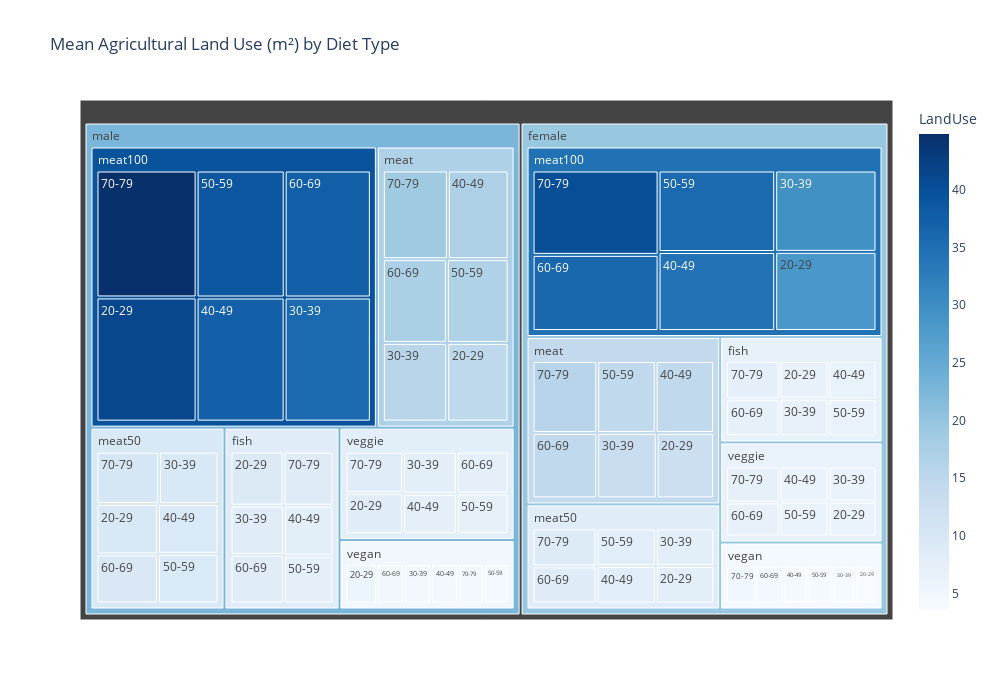

The code cell stored with this chart in its notebook:
### Code cell
plot_treemap('LandUse', 'Mean Agricultural Land Use (m²) by Diet Type')

### Figure 1 — Plotly figure (JSON) as saved in the notebook; plotly's stock layout.template omitted (floating-point values rounded to 4 significant figures)
{"data": [{"branchvalues": "total", "customdata": [[6.664], [9.11], [12.51], [14.87], [28.37], [41.18], [7.904], [9.832], [3.583], [5.542], [6.182], [8.29], [6.658], [8.327], [13.09], [15.58], [29.58], [35.68], [7.897], [9.836], [3.899], [4.693], [6.279], [7.923], [6.606], [7.89], [14.49], [17.11], [34.42], [37.27], [8.078], [9.521], [4.232], [4.669], [6.308], [7.56], [6.48], [7.533], [14.65], [16.69], [35.83], [38.64], [8.155], [9.537], [4.224], [4.309], [6.31], [7.281], [7.151], [8.236], [14.48], [17.32], [36.15], [37.4], [8.608], [9.625], [4.614], [4.764], [6.72], [7.503], [7.361], [8.564], [15.87], [18.98], [40.17], [44.82], [8.866], [10.41], [5.038], [4.555], [7.15], [8.257], [6.835], [8.306], [14.26], [16.83], [34.47], [39.36], [8.266], [9.803], [4.317], [4.786], [6.509], [7.82], [19.64], [22.64]], "domain": {"x": [0, 1], "y": [0, 1]}, "hovertemplate": "labels=%{label}<br>LandUse_sum=%{value}<br>parent=%{parent}<br>id=%{id}<br>LandUse=%{color}<extra></extra>", "ids": ["female/fish/20-29", "male/fish/20-29", "female/meat/20-29", "male/meat/20-29", "female/meat100/20-29", "male/meat100/20-29", "female/meat50/20-29", "male/meat50/20-29", "female/vegan/20-29", "male/vegan/20-29", "female/veggie/20-29", "male/veggie/20-29", "female/fish/30-39", "male/fish/30-39", "female/meat/30-39", "male/meat/30-39", "female/meat100/30-39", "male/meat100/30-39", "female/meat50/30-39", "male/meat50/30-39", "female/vegan/30-39", "male/vegan/30-39", "female/veggie/30-39", "male/veggie/30-39", "female/fish/40-49", "male/fish/40-49", "female/meat/40-49", "male/meat/40-49", "female/meat100/40-49", "male/meat100/40-49", "female/meat50/40-49", "male/meat50/40-49", "female/vegan/40-49", "male/vegan/40-49", "female/veggie/40-49", "male/veggie/40-49", "female/fish/50-59", "male/fish/50-59", "female/meat/50-59", "male/meat/50-59", "female/meat100/50-59", "male/meat100/50-59", "female/meat50/50-59", "male/meat50/50-59", "female/vegan/50-59", "male/vegan/50-59", "female/veggie/50-59", "male/veggie/50-59", "female/fish/60-69", "male/fish/60-69", "female/meat/60-69", "male/meat/60-69", "female/meat100/60-69", "male/meat100/60-69", "female/meat50/60-69", "male/meat50/60-69", "female/vegan/60-69", "male/vegan/60-69", "female/veggie/60-69", "male/veggie/60-69", "female/fish/70-79", "male/fish/70-79", "female/meat/70-79", "male/meat/70-79", "female/meat100/70-79", "male/meat100/70-79", "female/meat50/70-79", "male/meat50/70-79", "female/vegan/70-79", "male/vegan/70-79", "female/veggie/70-79", "male/veggie/70-79", "female/fish", "male/fish", "female/meat", "male/meat", "female/meat100", "male/meat100", "female/meat50", "male/meat50", "female/vegan", "male/vegan", "female/veggie", "male/veggie", "female", "male"], "labels": ["20-29", "20-29", "20-29", "20-29", "20-29", "20-29", "20-29", "20-29", "20-29", "20-29", "20-29", "20-29", "30-39", "30-39", "30-39", "30-39", "30-39", "30-39", "30-39", "30-39", "30-39", "30-39", "30-39", "30-39", "40-49", "40-49", "40-49", "40-49", "40-49", "40-49", "40-49", "40-49", "40-49", "40-49", "40-49", "40-49", "50-59", "50-59", "50-59", "50-59", "50-59", "50-59", "50-59", "50-59", "50-59", "50-59", "50-59", "50-59", "60-69", "60-69", "60-69", "60-69", "60-69", "60-69", "60-69", "60-69", "60-69", "60-69", "60-69", "60-69", "70-79", "70-79", "70-79", "70-79", "70-79", "70-79", "70-79", "70-79", "70-79", "70-79", "70-79", "70-79", "fish", "fish", "meat", "meat", "meat100", "meat100", "meat50", "meat50", "vegan", "vegan", "veggie", "veggie", "female", "male"], "marker": {"coloraxis": "coloraxis", "colors": [6.664, 9.11, 12.51, 14.87, 28.37, 41.18, 7.904, 9.832, 3.583, 5.542, 6.182, 8.29, 6.658, 8.327, 13.09, 15.58, 29.58, 35.68, 7.897, 9.836, 3.899, 4.693, 6.279, 7.923, 6.606, 7.89, 14.49, 17.11, 34.42, 37.27, 8.078, 9.521, 4.232, 4.669, 6.308, 7.56, 6.48, 7.533, 14.65, 16.69, 35.83, 38.64, 8.155, 9.537, 4.224, 4.309, 6.31, 7.281, 7.151, 8.236, 14.48, 17.32, 36.15, 37.4, 8.608, 9.625, 4.614, 4.764, 6.72, 7.503, 7.361, 8.564, 15.87, 18.98, 40.17, 44.82, 8.866, 10.41, 5.038, 4.555, 7.15, 8.257, 6.835, 8.306, 14.26, 16.83, 34.47, 39.36, 8.266, 9.803, 4.317, 4.786, 6.509, 7.82, 19.64, 22.64]}, "name": "", "parents": ["female/fish", "male/fish", "female/meat", "male/meat", "female/meat100", "male/meat100", "female/meat50", "male/meat50", "female/vegan", "male/vegan", "female/veggie", "male/veggie", "female/fish", "male/fish", "female/meat", "male/meat", "female/meat100", "male/meat100", "female/meat50", "male/meat50", "female/vegan", "male/vegan", "female/veggie", "male/veggie", "female/fish", "male/fish", "female/meat", "male/meat", "female/meat100", "male/meat100", "female/meat50", "male/meat50", "female/vegan", "male/vegan", "female/veggie", "male/veggie", "female/fish", "male/fish", "female/meat", "male/meat", "female/meat100", "male/meat100", "female/meat50", "male/meat50", "female/vegan", "male/vegan", "female/veggie", "male/veggie", "female/fish", "male/fish", "female/meat", "male/meat", "female/meat100", "male/meat100", "female/meat50", "male/meat50", "female/vegan", "male/vegan", "female/veggie", "male/veggie", "female/fish", "male/fish", "female/meat", "male/meat", "female/meat100", "male/meat100", "female/meat50", "male/meat50", "female/vegan", "male/vegan", "female/veggie", "male/veggie", "female", "male", "female", "male", "female", "male", "female", "male", "female", "male", "female", "male", "", ""], "type": "treemap", "values": [6451.0, 8811.0, 11310.0, 13660.0, 22830.0, 33480.0, 7559.0, 9410.0, 3528.0, 5442.0, 5974.0, 7993.0, 6440.0, 8083.0, 11730.0, 14310.0, 23460.0, 28830.0, 7569.0, 9436.0, 3838.0, 4606.0, 6071.0, 7663.0, 6394.0, 7658.0, 12650.0, 15200.0, 26230.0, 29440.0, 7693.0, 9128.0, 4170.0, 4593.0, 6106.0, 7334.0, 6278.0, 7312.0, 12660.0, 14600.0, 27050.0, 30140.0, 7722.0, 9105.0, 4160.0, 4230.0, 6105.0, 7084.0, 6922.0, 7996.0, 12730.0, 15150.0, 27300.0, 29470.0, 8194.0, 9150.0, 4536.0, 4661.0, 6504.0, 7299.0, 7149.0, 8336.0, 13980.0, 16300.0, 30250.0, 34220.0, 8398.0, 9931.0, 4959.0, 4484.0, 6921.0, 8006.0, 39630.0, 48200.0, 75070.0, 89240.0, 157100.0, 185600.0, 47140.0, 56160.0, 25190.0, 28020.0, 37680.0, 45380.0, 381800.0, 452600.0]}], "layout": {"coloraxis": {"colorbar": {"title": {"text": "LandUse"}}, "colorscale": [[0, "rgb(247,251,255)"], [0.125, "rgb(222,235,247)"], [0.25, "rgb(198,219,239)"], [0.375, "rgb(158,202,225)"], [0.5, "rgb(107,174,214)"], [0.625, "rgb(66,146,198)"], [0.75, "rgb(33,113,181)"], [0.875, "rgb(8,81,156)"], [1, "rgb(8,48,107)"]]}, "height": 700, "legend": {"tracegroupgap": 0}, "title": {"text": "Mean Agricultural Land Use (m²) by Diet Type"}, "width": 1000}}
